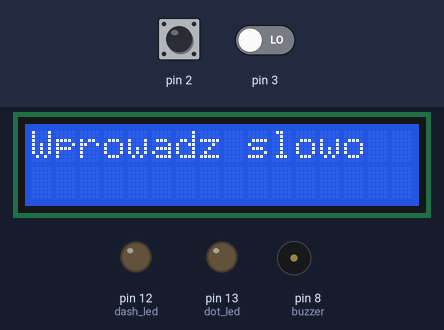
Bench run of a sketch on a simulated Arduino Uno, built with avr-gcc and run on an emulated ATmega328P. On the bench: 16×2 character LCD, output pins drawn as LEDs (lit = HIGH), buzzer (waves = sounding, pin HIGH). The inputs (shaded band) are chosen by the test bench; at power-on: pin 3 LOW, pin 2 LOW. What the sketch prints to the serial monitor is not drawn.

Above: at 1.2 s.
1.3 s: pin 3 driven HIGH
At 2.3 s:
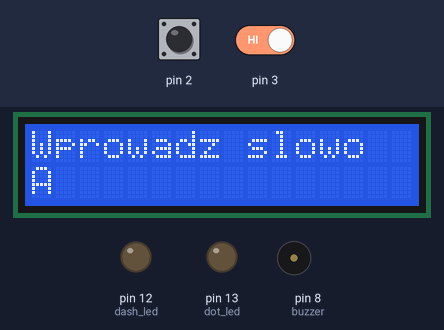
2.8 s: pin 2 driven HIGH
At 3.4 s:
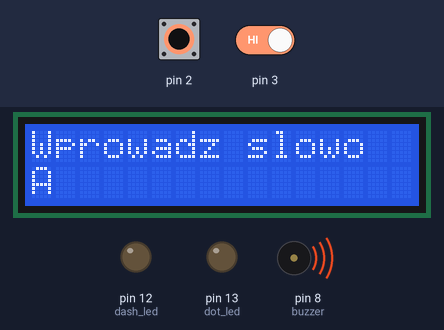
4.3 s: pin 2 driven LOW
At 7.1 s:
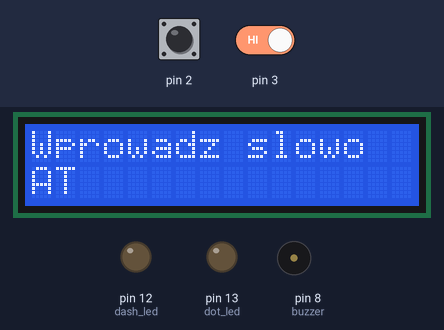
7.3 s: pin 2 driven HIGH
At 8.1 s:
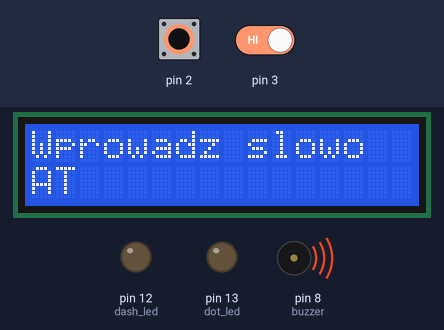
8.8 s: pin 2 driven LOW
At 11.6 s:
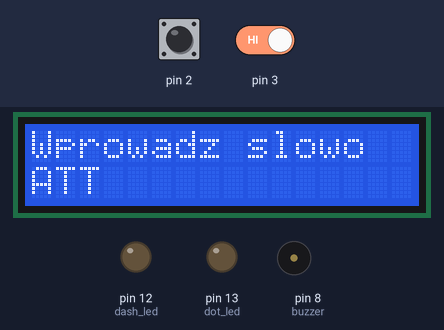
11.8 s: pin 2 pulsed HIGH 2 times (0.12 s each, 0.3 s apart)
At 15.2 s:
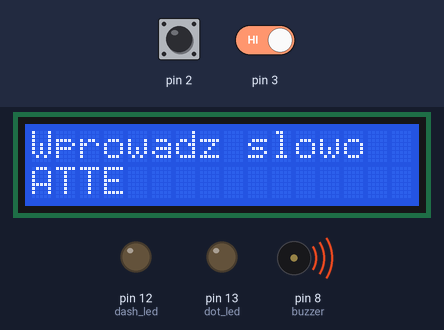
Timing chart, 0 to 16.4 s (numbered marks = the images above; inputs shaded):
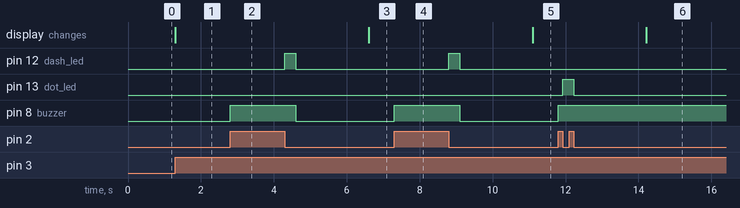

The sketch:

Morse_code_station.ino
```cpp
#include <LiquidCrystal.h>

const int source_default = 0;
const int source_keyboard = 1;
const int source_morse = 2;

const int dot_led = 13;
const int dash_led = 12;
const int buzzer = 8;
const int keyboard = A2;

const int next_char = 743;
const int prev_char = 630;
const int ok = 547;

const int rs = 7, en = 6, d4 = 5, d5 = 4, d6 = 10, d7 = 9;
LiquidCrystal lcd(rs, en, d4, d5, d6, d7);

String morse[26] = {".-", "-...", "-.-.", "-..", ".", "..-.",
                    "--.", "....", "..", ".---", "-.-", ".-..",
                    "--", "-.", "---", ".--.", "--.-", ".-.",
					"...", "-", "..-", "...-", ".--", "-..-",
                    "-.--", "--.."};

char alphabet[26] = {'A', 'B', 'C', 'D', 'E', 'F', 'G', 'H',
                     'I', 'J', 'K', 'L', 'M', 'N', 'O', 'Q',
                     'P', 'R', 'S', 'T', 'U', 'V', 'W', 'X',
                     'Y', 'Z'};

uint8_t sig_source;

int lcd_cursor_pos = 0;

char morse_buffer[16][4];
int morse_buffer_index = 0;

char lcd_buffer[16] = {};
int lcd_buffer_index = 0;

char character;

uint8_t alph_index = 0;

uint32_t start_time = 0;
uint32_t end_time = 0;
uint8_t char_index = 0;
bool morse_char_loaded = false;
bool pressed = false;
uint16_t button;

uint8_t index;

uint8_t serial_char_buffer;
uint8_t serial_count;

uint8_t get_alphabet_index()
{
  	static char buff[5];
	static uint8_t i;
  	for(i = 0; i < 4; i++)
    {
      	if(morse_buffer[morse_buffer_index][i] != ' ')
        {
         	buff[i] = morse_buffer[morse_buffer_index][i];
    	}
    }
  	buff[i] = '\0';
  	for(i = 0; i < 26; i++)
    {
     	if(0 == strcmp(buff, morse[i].c_str()))
        {
         	break;
        }
    }
  	return i;
}

void monitor_morse()
{
 	if(millis() - end_time >= 2000 && morse_char_loaded)
    {
      	index = get_alphabet_index();
      	morse_buffer_index++;
      	char_index = 0;
      	if(index < 26)
        {
      		lcd.setCursor(lcd_cursor_pos, 1);
      		lcd.print(alphabet[index]);
            if(lcd_cursor_pos < 16)
          	{
                lcd_buffer[lcd_cursor_pos] = alphabet[index];
                lcd_cursor_pos++;
            }
        }

      	morse_char_loaded = false;
    }
}

void monitor_serial()
{

 	if(serial_count = Serial.available())
    {
      	noInterrupts();
    	for(int i = 0; i < serial_count; i++)
        {
       		serial_char_buffer = Serial.read();
          	index = serial_char_buffer - 'A';
          	for(uint8_t j = 0; j < morse[index].length(); j++)
          	{
            	if(morse[index][j] == '.')
            	{
              		digitalWrite(buzzer, HIGH);
                    digitalWrite(dot_led, HIGH);
                    for(uint8_t i = 0; i < 20; i++)
                      	delayMicroseconds(10000);
                    digitalWrite(dot_led, LOW);
                    digitalWrite(buzzer, LOW);
                    for(uint8_t i = 0; i < 30; i++)
                    	delayMicroseconds(10000);
                }
                else if (morse[index][j] == '-')
                {
                    digitalWrite(buzzer, HIGH);
                    digitalWrite(dash_led, HIGH);
                    for(uint8_t i = 0; i < 40; i++)
                     	delayMicroseconds(10000);
                  	digitalWrite(dash_led, LOW);
                  	digitalWrite(buzzer, LOW);
                  	for(uint8_t i = 0; i < 30; i++)
                   		delayMicroseconds(10000);
                }
          	}
        }
      	interrupts();
    }
}

void reset()
{
    morse_buffer_index = 0;
    for(uint8_t i = 0; i < 16; i++)
	    for(uint8_t j = 0; j < 4; j++)
    		morse_buffer[i][j] = ' ';
    for(uint8_t i = 0; i < 16; i++)
        lcd_buffer[i] = ' ';
    lcd_cursor_pos = 0;
    morse_char_loaded = false;
  	lcd.clear();
    lcd.print("Wprowadz slowo");
}

void morse_button_interrupt()
{
  	if(sig_source != source_morse)
    {
    	sig_source = source_morse;
    }
    if(pressed)
    {
      	if(millis() - start_time >= 300)
        {
          	digitalWrite(dash_led, HIGH);
          	if(morse_buffer_index < 16 && char_index < 4)
            {
              	morse_buffer[morse_buffer_index][char_index] = '-';
          		Serial.print("-");
                char_index++;
                morse_char_loaded = true;
            }
            end_time = millis();
          	for(uint8_t i = 0; i < 30; i++)
            	delayMicroseconds(10000);
          	digitalWrite(dash_led, LOW);
        }
      	else
        {
          	digitalWrite(dot_led, HIGH);
          	if(morse_buffer_index < 16 && char_index < 4)
            {
             	morse_buffer[morse_buffer_index][char_index] = '.';
          		Serial.print(".");
                char_index++;
                morse_char_loaded = true;
            }
            end_time = millis();
          	for(uint8_t i = 0; i < 30; i++)
            	delayMicroseconds(10000);
          	digitalWrite(dot_led, LOW);
        }
      	digitalWrite(buzzer, LOW);
      	pressed = false;
    }
    else
    {
		start_time = millis();
      	digitalWrite(buzzer, HIGH);
      	pressed = true;
    }
}

void lcd_button_interrupt()
{
  	if(!morse_char_loaded)
    {
        button = analogRead(keyboard);
        if(button >= next_char - 40 && button <= next_char + 40)
        {
            if(sig_source != source_keyboard)
            {
                sig_source = source_keyboard;
                lcd.setCursor(lcd_cursor_pos, 1);
                lcd.print("A");
            }
            else if(alph_index < 25)
            {
                lcd.setCursor(lcd_cursor_pos, 1);
                lcd.print(alphabet[++alph_index]);
            }
        }
        else if(button >= prev_char - 40 && button <= prev_char + 40)
        {
            if(sig_source != source_keyboard)
            {
                sig_source = source_keyboard;
                lcd.setCursor(lcd_cursor_pos, 1);
                lcd.print("A");
            }
            else if (alph_index > 0)
            {
                lcd.setCursor(lcd_cursor_pos, 1);

                lcd.print(alphabet[--alph_index]);
            }
        }
        else if(button >= ok - 40 && button <= ok + 40)
        {
            if(sig_source != source_keyboard)
            {
                sig_source = source_keyboard;
                lcd.setCursor(lcd_cursor_pos, 1);
                lcd.print("A");
            }
            lcd_buffer[lcd_cursor_pos] = alphabet[alph_index];
            lcd_cursor_pos++;
            sig_source = source_default;
            alph_index = 0;
        }
        else
        {
            noInterrupts();
            uint8_t index;
            uint8_t i = 0;

            while(i < 16 && lcd_buffer[i] != ' ')
            {
                index = lcd_buffer[i] - 'A';
                for(uint8_t j = 0; j < morse[index].length(); j++)
                {
                    if(morse[index][j] == '.')
                    {
                        digitalWrite(buzzer, HIGH);
                        digitalWrite(dot_led, HIGH);
                        for(uint8_t i = 0; i < 20; i++)
                            delayMicroseconds(10000);
                        digitalWrite(dot_led, LOW);
                        digitalWrite(buzzer, LOW);
                        for(uint8_t i = 0; i < 30; i++)
                            delayMicroseconds(10000);
                    }
                    else if (morse[index][j] == '-')
                    {
                        digitalWrite(buzzer, HIGH);
                        digitalWrite(dash_led, HIGH);
                        for(uint8_t i = 0; i < 40; i++)
                            delayMicroseconds(10000);
                        digitalWrite(dash_led, LOW);
                        digitalWrite(buzzer, LOW);
                        for(uint8_t i = 0; i < 30; i++)
                            delayMicroseconds(10000);
                    }
                }
                i++;
            }

            interrupts();
        }
    }
}

void setup()
{
  	Serial.begin(9600);
 	pinMode(dot_led, OUTPUT);
  	pinMode(dash_led, OUTPUT);
  	pinMode(buzzer, OUTPUT);
  	digitalWrite(dot_led, LOW);
  	digitalWrite(dash_led, LOW);
  	digitalWrite(buzzer, LOW);

  	pinMode(keyboard, INPUT);

  	lcd.begin(16, 2);

  	attachInterrupt(digitalPinToInterrupt(2), morse_button_interrupt, CHANGE);
  	attachInterrupt(digitalPinToInterrupt(3), lcd_button_interrupt, RISING);
	reset();
}


void loop()
{
  	monitor_morse();
  	monitor_serial();
}
```

Measured:
- after the input at 1.3 s, the display: changes at once (image 1)
- after the input at 2.8 s, pin 8 (buzzer): LOW → HIGH at once
- after the input at 4.3 s, pin 12 (dash_led): LOW → HIGH at once, → LOW 0.30 s later; pin 8 (buzzer): HIGH → LOW after 0.30 s; the display: changes after 2.3 s (image 3)
- after the input at 7.3 s, pin 8 (buzzer): LOW → HIGH at once
- after the input at 8.8 s, pin 12 (dash_led): LOW → HIGH at once, → LOW 0.30 s later; pin 8 (buzzer): HIGH → LOW after 0.30 s; the display: changes after 2.3 s (image 5)
- after the input at 11.8 s, pin 13 (dot_led): LOW → HIGH after 0.12 s, → LOW 0.30 s later; pin 8 (buzzer): LOW → HIGH at once; the display: changes after 2.4 s (image 6)
